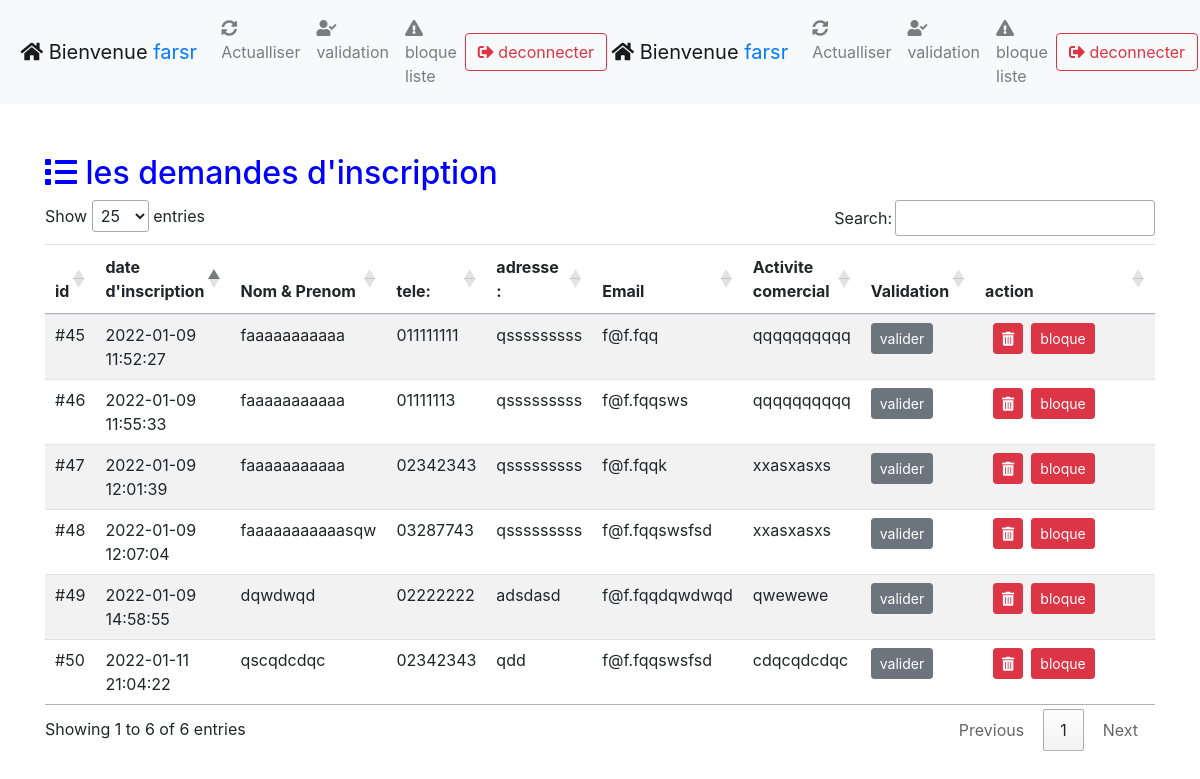
The page /dashboard-admin (signed in) on the database its author committed.
### tables this page shows
CREATE TABLE IF NOT EXISTS `revendeur` (
  `id` int(11) NOT NULL AUTO_INCREMENT,
  `email` varchar(50) NOT NULL,
  `password` varchar(50) NOT NULL,
  `fullname` varchar(20) NOT NULL,
  `tel` int(10) NOT NULL,
  `adresse` varchar(20) NOT NULL,
  `valider` tinyint(1) NOT NULL DEFAULT '1',
  `action` tinyint(1) NOT NULL DEFAULT '0',
  PRIMARY KEY (`id`)
);

CREATE TABLE IF NOT EXISTS `client` (
  `id` int(11) NOT NULL AUTO_INCREMENT,
  `fullname` varchar(20) NOT NULL,
  `adresse` varchar(20) NOT NULL,
  `tel` int(10) NOT NULL,
  `email` varchar(50) NOT NULL,
  `service_comercial` varchar(20) NOT NULL,
  `afficher_dans_la_table` tinyint(1) NOT NULL,
  `date_demande` datetime NOT NULL DEFAULT CURRENT_TIMESTAMP,
  `date_validation` datetime NOT NULL DEFAULT CURRENT_TIMESTAMP,
  `validation` tinyint(1) NOT NULL,
  `valider_par` varchar(20) NOT NULL,
  `block` tinyint(1) NOT NULL,
  PRIMARY KEY (`id`)
);

### php/tableau-demande-admin.php (called while the page is built, shortened)
<?php
$a =mysqli_real_escape_string($con,$_SESSION['email']);
$QuerrySelectFromAdmineUsername = "SELECT * FROM revendeur WHERE `email` ='".$a."'  ";
$result = $con->query($QuerrySelectFromAdmineUsername);
 $QuerySelectAll = " SELECT * FROM client WHERE `afficher_dans_la_table`= true AND  `block` <> true " ;
  $ResultQuerySelectAll = $con->query($QuerySelectAll);
 ?>

### dashboard-admin.php (the view, shortened to what this page needs)
<?php
include("connection.php");
include("php/tableau-demande-admin.php");
?>
<!DOCTYPE html>
<html lang="en">
<head>
  <link rel="stylesheet" href="https://pro.fontawesome.com/releases/v5.10.0/css/all.css" />
  <link rel="stylesheet" href="css/dashboardadmin.css">
  <link rel="stylesheet" href="https://maxcdn.bootstrapcdn.com/bootstrap/4.0.0/css/bootstrap.min.css">
  <link rel="stylesheet" type="text/css" href="https://cdn.datatables.net/1.11.3/css/jquery.dataTables.css">
</head>
<body>
  <nav class="navbar navbar-expand-lg navbar-light bg-light">
    <?php while ($row = $result->fetch_assoc()) :   ?>
      &nbsp; <a class="navbar-brand" href="dashboard-admin.php"><?php echo "  <i class='fas fa-home'></i> Bienvenue <span class='text-primary'> " . $row["fullname"] . "</span>";   ?> </a>
      <div class="collapse navbar-collapse" id="navbarTogglerDemo02">
        <ul class="navbar-nav mr-auto mt-2 mt-lg-0">
          <a onClick="window.location.reload();" class="nav-link waves-effect waves-light"><i class="fas fa-sync-alt"></i>Actualliser
          </a>
          <li class="nav-item">
            <a href="dashboard-validation-admin" class="nav-link waves-effect waves-light"><i class="fas fa-user-check"></i> validation</a>
          </li>
          <li class="nav-item">
            <a href="dashboard-blocklist" class="nav-link waves-effect waves-light"><i class="fas fa-exclamation-triangle"></i> bloque liste</a>
          </li>
        </ul>
        <?php
        if ($row["valider"] == 1) {
          $Clickbtn = 1;
        } else {
          $Clickbtn = 0;
        }
        if ($row["action"] == 1) {
          $Clickbtnaction = 1;
        } else {
          $Clickbtnaction = 0;
        } ?>
        <form action="<?php echo htmlspecialchars($_SERVER["PHP_SELF"]); ?>" method="post" class="form-inline my-2 my-lg-0">
          <button type="submit" name="logout" class="btn btn-outline-danger"> <i class="fas fa-sign-out-alt"></i> deconnecter</button>
        </form>
      </div>
    <?php endwhile; ?>
  </nav>
  <div class="container ">
    <h2 style="margin-top: 50px; color : blue;"><i class="fas fa-list"></i> les demandes d'inscription</h1>
      <form action="<?php echo htmlspecialchars($_SERVER["PHP_SELF"]); ?>" method="POST">
        <table class="table table-striped table-hover" id="myTable" data-order='[[ 1, "asc" ]]' data-page-length='25'>
          <thead>
            <tr>
              <th scope="col">id</th>
              <th scope="col">date d'inscription</th>
              <th scope="col">Nom & Prenom</th>
              <th scope="col">tele:</th>
              <th scope="col">adresse :</th>
              <th scope="col">Email</th>
              <th scope="col">Activite comercial</th>
              <th scope="col">Validation</th>
              <th class="col-md-2">action</th>
            </tr>
          </thead>
          <?php
          while ($row = $ResultQuerySelectAll->fetch_assoc()) :
          ?>
            <tr>
              <td>#<?php echo $row["id"] ?></td>
              <td><?php echo $row["date_demande"] ?></td>
              <td><?php echo $row["fullname"] ?></td>
              <td>0<?php echo $row["tel"] ?></td>
              <td><?php echo $row["adresse"] ?></td>
              <td><?php echo $row["email"] ?></td>
              <td><?php echo $row["service_comercial"] ?></td>
              <td>
                <?php
                if ($Clickbtn == 1) {
                  echo       '<a href="dashboard-admin.php?valider=' . $row["id"] . ' "class="btn btn-success btn-sm" onclick="clic()">  valider</a> ';
                } else {
                  echo   '<a  href="#"  class="btn btn-secondary btn-sm" > valider</a>  ';
                }    ?>
              </td>
              <td class="col-md-5 ">
                <?php
                if ($Clickbtnaction == 1) {
                  echo '<a href="dashboard-admin.php?delete=' . $row["id"] . '"  class="btn btn-danger btn-sm mx-2"     onclick="clic()"><i class="fas fa-trash-alt"></i></a>';
                  echo '<a href="dashboard-admin.php?block=' . $row["id"] . '&fullname=' . $row["fullname"] .
                    '&tel=' . $row["tel"] .
                    '&email=' . $row["email"] . '&service_comercial=' . $row["service_comercial"] . '&adresse=' . $row["adresse"] . ' " class="btn btn-danger btn-sm"   onclick="clic()">bloque</a>';
                } else {
                  echo '<a href="#"  class="btn btn-secondary btn-sm"  ><i class="fas fa-trash-alt"></i></a>';
                  echo '<a href="#" class="btn btn-secondary btn-sm" >bloque</a>';
                }
                ?>
              </td>
            </tr>
          <?php endwhile; ?>
        </table>
      </form>
  </div>
</body>
</html>

### rows shown on the page
revendeur: fullname "farsr"
revendeur: fullname "farsr"
client: id "45", date_demande "2022-01-09 11:52:27", fullname "faaaaaaaaaaa", tel "11111111", adresse "qsssssssss", email "f@f.fqq", service_comercial "qqqqqqqqqq"
client: id "46", date_demande "2022-01-09 11:55:33", fullname "faaaaaaaaaaa", tel "1111113", adresse "qsssssssss", email "f@f.fqqsws", service_comercial "qqqqqqqqqq"
client: id "47", date_demande "2022-01-09 12:01:39", fullname "faaaaaaaaaaa", tel "2342343", adresse "qsssssssss", email "f@f.fqqk", service_comercial "xxasxasxs"
client: id "48", date_demande "2022-01-09 12:07:04", fullname "faaaaaaaaaaasqw", tel "3287743", adresse "qsssssssss", email "f@f.fqqswsfsd", service_comercial "xxasxasxs"
client: id "49", date_demande "2022-01-09 14:58:55", fullname "dqwdwqd", tel "2222222", adresse "adsdasd", email "f@f.fqqdqwdwqd", service_comercial "qwewewe"
client: id "50", date_demande "2022-01-11 21:04:22", fullname "qscqdcdqc", tel "2342343", adresse "qdd", email "f@f.fqqswsfsd", service_comercial "cdqcqdcdqc"
